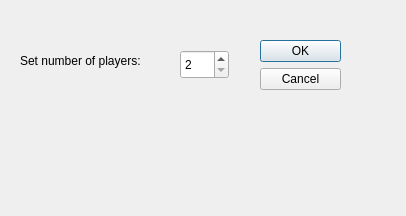
<?xml version="1.0" encoding="UTF-8"?>
<ui version="4.0">
 <class>StartDialog</class>
 <widget class="QDialog" name="StartDialog">
  <property name="geometry">
   <rect>
    <x>0</x>
    <y>0</y>
    <width>406</width>
    <height>216</height>
   </rect>
  </property>
  <property name="windowTitle">
   <string>Dialog</string>
  </property>
  <widget class="QDialogButtonBox" name="buttonBox">
   <property name="geometry">
    <rect>
     <x>260</x>
     <y>40</y>
     <width>81</width>
     <height>101</height>
    </rect>
   </property>
   <property name="orientation">
    <enum>Qt::Vertical</enum>
   </property>
   <property name="standardButtons">
    <set>QDialogButtonBox::Cancel|QDialogButtonBox::Ok</set>
   </property>
  </widget>
  <widget class="QLabel" name="PlayersLabel">
   <property name="geometry">
    <rect>
     <x>20</x>
     <y>50</y>
     <width>161</width>
     <height>21</height>
    </rect>
   </property>
   <property name="text">
    <string>Set number of players:</string>
   </property>
  </widget>
  <widget class="QSpinBox" name="PlayersSpinbox">
   <property name="geometry">
    <rect>
     <x>180</x>
     <y>50</y>
     <width>49</width>
     <height>29</height>
    </rect>
   </property>
   <property name="minimum">
    <number>2</number>
   </property>
   <property name="maximum">
    <number>4</number>
   </property>
  </widget>
 </widget>
 <resources/>
 <connections>
  <connection>
   <sender>buttonBox</sender>
   <signal>accepted()</signal>
   <receiver>StartDialog</receiver>
   <slot>accept()</slot>
   <hints>
    <hint type="sourcelabel">
     <x>260</x>
     <y>140</y>
    </hint>
    <hint type="destinationlabel">
     <x>157</x>
     <y>215</y>
    </hint>
   </hints>
  </connection>
  <connection>
   <sender>buttonBox</sender>
   <signal>rejected()</signal>
   <receiver>StartDialog</receiver>
   <slot>reject()</slot>
   <hints>
    <hint type="sourcelabel">
     <x>286</x>
     <y>140</y>
    </hint>
    <hint type="destinationlabel">
     <x>286</x>
     <y>215</y>
    </hint>
   </hints>
  </connection>
 </connections>
</ui>
